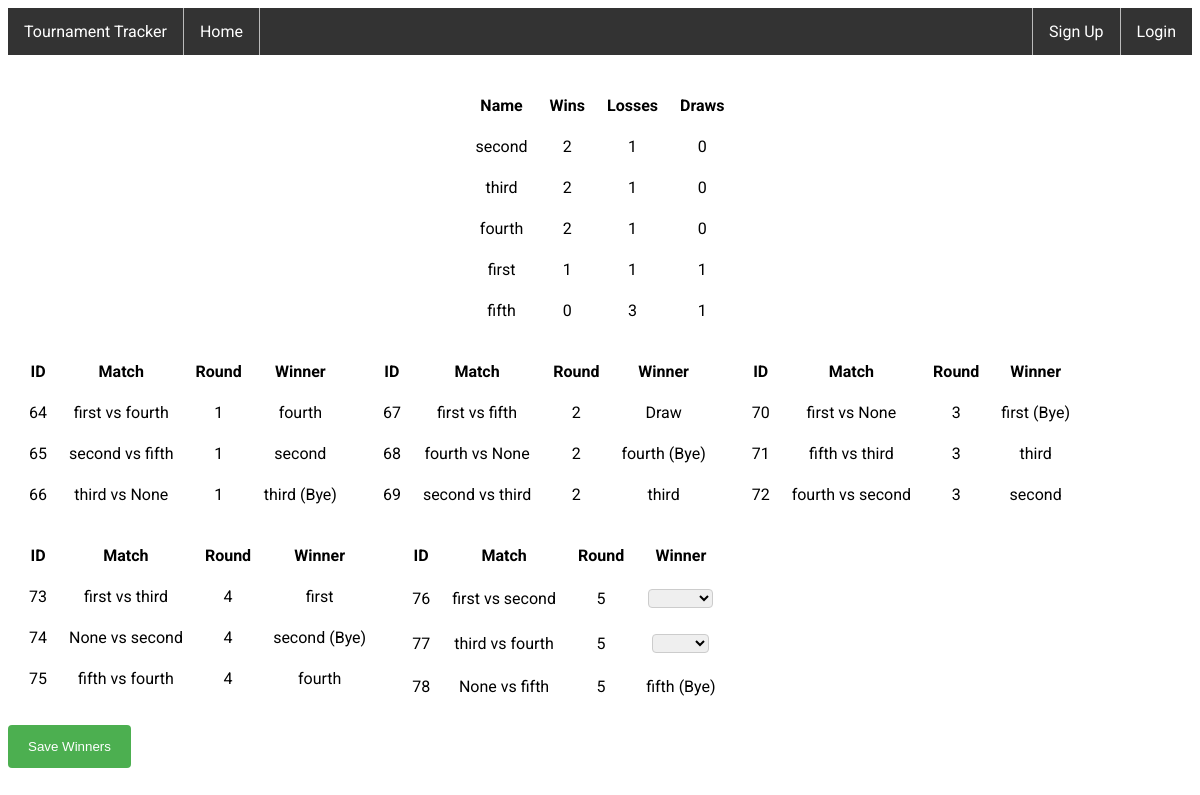
The app's page /18/ with its own data.
### tournament/models.py (models this page shows, shortened)
class Entrant(models.Model):
    tournament = models.ForeignKey(Tournament, on_delete=models.CASCADE)
    name = models.CharField(max_length=200, verbose_name='Name') #unique=True
    wins = models.IntegerField(default=0, verbose_name='Wins')
    losses = models.IntegerField(default=0, verbose_name='Losses')
    draws = models.IntegerField(default=0, verbose_name='Draws')
    def __str__(self):
        return self.name

class Match(models.Model):
    NOWIN = 0
    FIRSTWIN = 1
    SECONDWIN = 2
    DRAW = 3
    BYE = 4
    WINNER_CHOICES = (
        (NOWIN, 'No Winner'),
        (FIRSTWIN, 'First Entrant Winner'),
        (SECONDWIN, 'Second Entrant Winner'),
        (DRAW, 'Draw'),
        (BYE, 'Bye'),
    )
    tournament = models.ForeignKey(Tournament, on_delete=models.CASCADE)
    firstEntrant = models.ForeignKey(Entrant, default=None, blank=True, null=True, on_delete=models.CASCADE, related_name='+')
    secondEntrant = models.ForeignKey(Entrant, default=None, blank=True, null=True, on_delete=models.CASCADE, related_name='+')
    depth = models.IntegerField(default=0)
    winner = models.IntegerField(
        default=0,
        choices=WINNER_CHOICES,
        verbose_name="Winner"
    )
    parentMatch = models.ForeignKey('self', default=None, blank=True, null=True, on_delete=models.CASCADE, related_name="children")

### tournament/views.py (the view, shortened to what this page needs)
# urls.py: path('<int:tournament_id>/', views.display, name='display'),
def display(request, tournament_id):
    tournament = get_object_or_404(Tournament, id=tournament_id)
    if tournament.tournamentType == 'SE':
        matches = Match.objects.filter(tournament=tournament).order_by('depth')
        entrants = Entrant.objects.filter(tournament=tournament).order_by('-wins')
        matchCSV = outputCSV(tournament)
        context = {'tournament': tournament, 'matches': matches, 'entrants': entrants, 'matchCSV': matchCSV}
        return render(request, 'tournament/singleelimination.html', context)
    elif tournament.tournamentType == 'DE':
        matches = Match.objects.filter(tournament=tournament)
        entrants = Entrant.objects.filter(tournament=tournament)
        context = {'tournament': tournament, 'matches': matches, 'entrants': entrants}
        return render(request, 'tournament/doubleelimination.html', context)
    elif tournament.tournamentType == 'RR':
        matches = Match.objects.filter(tournament=tournament).order_by('depth')
        entrants = Entrant.objects.filter(tournament=tournament).order_by('-wins')
        context = {'tournament': tournament, 'matches': matches, 'entrants': entrants}
        return render(request, 'tournament/roundrobin.html', context)
    elif tournament.tournamentType == 'SW':
        matches = Match.objects.filter(tournament=tournament).order_by('depth')
        entrants = Entrant.objects.filter(tournament=tournament).order_by('-wins')
        context = {'tournament': tournament, 'matches': matches, 'entrants': entrants}
        return render(request, 'tournament/swiss.html', context)
    return HttpResponse("Display tournament here.")

### tournament/templates/tournament/roundrobin.html (shortened to what this page needs)
{% extends "tournament/base.html" %}
{% block content %}
    <table id="roundRobinTable">
        <tr>
            <th>Name</th>
            <th>Wins</th>
            <th>Losses</th>
            <th>Draws</th>
        </tr>
        {% for entrant in entrants %}
            <tr>
                <td>{{ entrant.name }}</td>
                <td>{{ entrant.wins }}</td>
                <td>{{ entrant.losses }}</td>
                <td>{{ entrant.draws }}</td>
            </tr>
        {% endfor %}
    </table>
    <form method="post">
        {% for match in matches %}
            {% ifchanged match.depth %}
                </table>
                <table class="matchTable">
                    <tr>
                        <th>ID</th>
                        <th>Match</th>
                        <th>Round</th>
                        <th>Winner</th>
                    </tr>
            {% endifchanged %}
            <tr>
                <td>{{ match.id }}</td>
                <td>{{ match.firstEntrant }} vs {{ match.secondEntrant }}</td>
                <td>{{ match.depth | add:1 }}</td>
                {% if match.winner == 0 %}
                    <td>
                        <select class="winner" name="{{ match.id }}">
                            <option value="0"></option>
                            <option value="1">{{ match.firstEntrant }}</option>
                        </select>
                    </td>
                {% elif match.winner == 1 %}
                    <td>{{ match.firstEntrant }}</td>
                {% elif match.winner == 2 %}
                    <td>{{ match.secondEntrant }}</td>
                {% elif match.winner == 3 %}
                    <td>Draw</td>
                {% elif match.winner == 4 %}
                    {% if match.firstEntrant %}
                        <td>{{ match.firstEntrant }} (Bye)</td>
                    {% else %}
                        <td>{{ match.secondEntrant }} (Bye)</td>
                    {% endif %}
                {% endif %}
            </tr>
        {% endfor %}
        </table>
        <div><input type="submit" value="Save Winners" /></div>
    </form>
{% endblock %}

### tournament/templates/tournament/base.html (shortened to what this page needs)
<!DOCTYPE html>
<html lang="en">
<head>
    {% load static %}
    <link rel="stylesheet" type="text/css" href="{% static 'tournament/style.css' %}">
</head>
<body>
    <div id="navbar">
        {% block navbar %}
        <ul class='navList'>
            <li class='navTitle'>Tournament Tracker</li>
            <li class='navLeft'><a class='navAnchor' href="/">Home</a></li>
            {% if not user.is_authenticated %}<li class='navRight'><a class='navAnchor' href="{% url 'useraccounts:login' %}">Login</a></li> {% endif %}
            {% if not user.is_authenticated %}<li class='navRight'><a class='navAnchor' href="{% url 'useraccounts:signup' %}">Sign Up</a></li> {% endif %}
        </ul>
        {% endblock %}
    </div>
    <div id="content">
        {% block content %}{% endblock %}
    </div>
</body>
</html>

### tournament/static/tournament/style.css (style rules this page uses)
body { font-family: 'Roboto', sans-serif; }
ul.navList { list-style-type: none; margin: 0; padding: 0; overflow: hidden; background-color: #333; }
li.navLeft { float: left; border-right: 1px solid #bbb; }
li.navRight { float: right; border-left: 1px solid #bbb; }
li.navTitle { float: left; display: block; color: white; text-align: center; padding: 14px 16px; border-right: 1px solid #bbb; text-decoration: none; }
a.navAnchor { display: block; color: white; text-align: center; padding: 14px 16px; text-decoration: none; }
table { display: flex; flex-direction: column; align-items: center; border-spacing: 20px; }
table tr td { text-align: center; vertical-align: middle }
input[type=text], select { padding: 12px 20px; margin: 8px 0; display: inline-block; border: 1px solid #ccc; border-radius: 4px; box-sizing: border-box; }
input[type=password], select { padding: 12px 20px; margin: 8px 0; display: inline-block; border: 1px solid #ccc; border-radius: 4px; box-sizing: border-box; }
input[type=number], select { padding: 12px 20px; margin: 8px 0; display: inline-block; border: 1px solid #ccc; border-radius: 4px; box-sizing: border-box; }
input[type=submit] { background-color: #4CAF50; color: white; padding: 14px 20px; margin: 8px 0; border: none; border-radius: 4px; cursor: pointer; }
select.winner { padding: 0px; margin: 2px 0; display: inline-block; border: 1px solid #ccc; border-radius: 4px; box-sizing: border-box; }
table.matchTable { display: inline; }

### records on screen
Entrant: name "second", wins "2", losses "1", draws "0"
Entrant: name "third", wins "2", losses "1", draws "0"
Entrant: name "fourth", wins "2", losses "1", draws "0"
Entrant: name "first", wins "1", losses "1", draws "1"
Entrant: name "fifth", wins "0", losses "3", draws "1"
Match: id "64", firstEntrant "first", secondEntrant "fourth", depth|add "1"
Match: id "65", firstEntrant "second", secondEntrant "fifth", depth|add "1"
Match: id "66", firstEntrant "third", secondEntrant "None", depth|add "1"
Match: id "67", firstEntrant "first", secondEntrant "fifth", depth|add "2", winner "Draw"
Match: id "68", firstEntrant "fourth", secondEntrant "None", depth|add "2"
Match: id "69", firstEntrant "second", secondEntrant "third", depth|add "2"
Match: id "70", firstEntrant "first", secondEntrant "None", depth|add "3"
Match: id "71", firstEntrant "fifth", secondEntrant "third", depth|add "3"
Match: id "72", firstEntrant "fourth", secondEntrant "second", depth|add "3"
Match: id "73", firstEntrant "first", secondEntrant "third", depth|add "4"
Match: id "74", firstEntrant "None", secondEntrant "second", depth|add "4"
Match: id "75", firstEntrant "fifth", secondEntrant "fourth", depth|add "4"
Match: id "76", firstEntrant "first", secondEntrant "second", depth|add "5"
Match: id "77", firstEntrant "third", secondEntrant "fourth", depth|add "5"
Match: id "78", firstEntrant "None", secondEntrant "fifth", depth|add "5"
